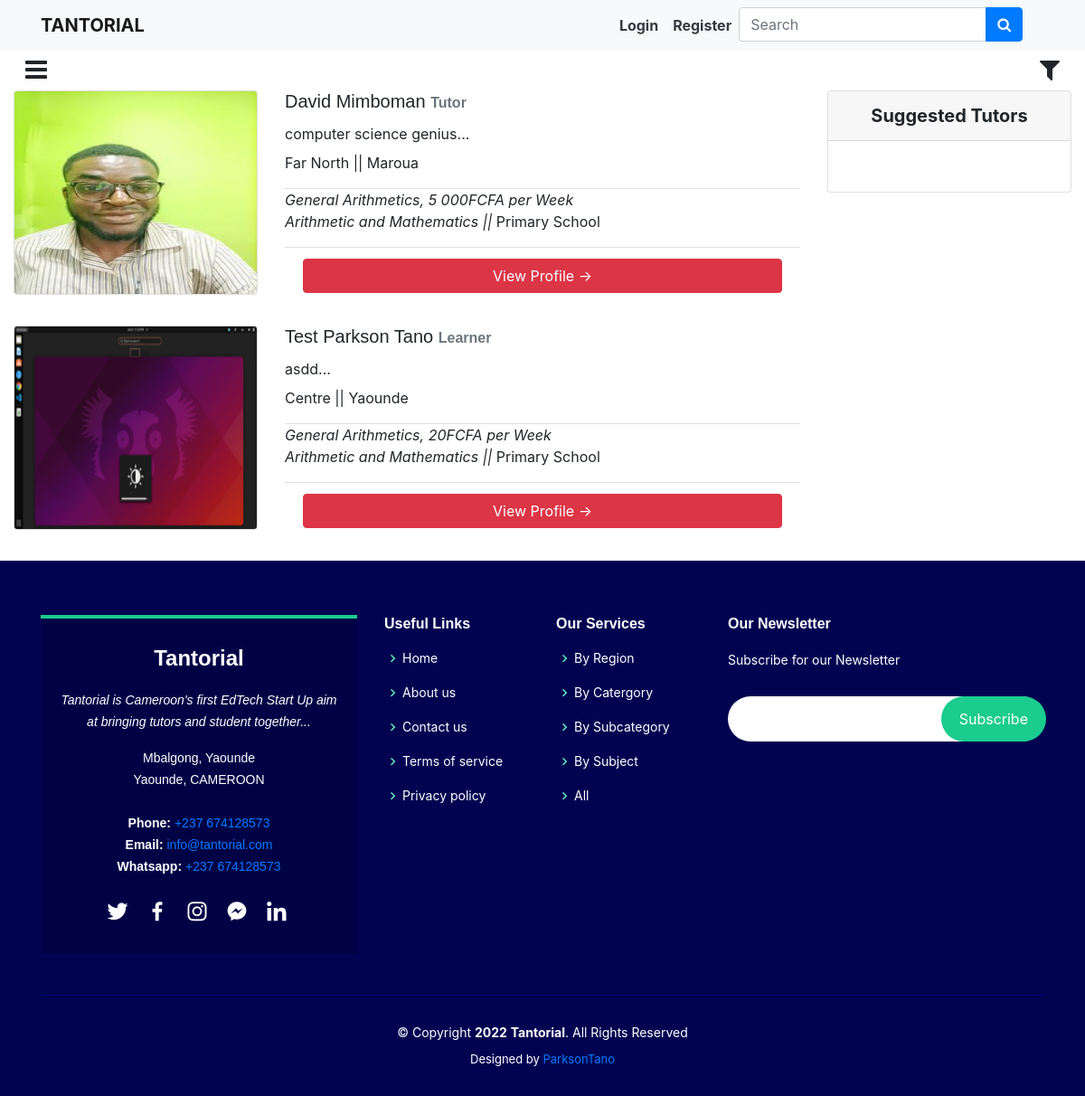
The app's page /subj/primary-school/1/general-arithmetics/ with its own data.
### mainapp/models.py (models this page shows, shortened)
class ProfilePersonal(models.Model):
    user = models.OneToOneField(User, on_delete=models.CASCADE)
    account_type = models.CharField(
        max_length=10, choices=ACC, null=True, blank=True)
    title = models.CharField(
        max_length=10, choices=TITLE, null=True, blank=True)
    gender = models.CharField(
        max_length=10, choices=GENDER, null=True, blank=True)
    first_name = models.CharField(max_length=30, null=True, blank=True)
    last_name = models.CharField(max_length=30, null=True, blank=True)
    phone_number = models.CharField(max_length=15, null=True, blank=True)
    whatsapp_number = models.CharField(max_length=15, null=True, blank=True)
    show_whatsapp_number = models.BooleanField(default=True)
    online_lesson = models.BooleanField(default=False)
    country = models.ForeignKey(Country, on_delete=models.PROTECT, null=True)
    region = ChainedForeignKey(Region, chained_field="country",
                               chained_model_field="country",
                               show_all=False,
                               auto_choose=True,
                               sort=True,
                               null=True,)
    town = ChainedForeignKey(Town, chained_field="region",
                             chained_model_field="region",
                             show_all=False,
                             auto_choose=True,
                             sort=True,
                             null=True,)
    address = models.CharField(max_length=256, null=True, blank=True)
    date_of_birth = models.DateField(default=timezone.now)
    level_of_education = models.CharField(
        max_length=50, choices=EL, null=True, blank=True)
    date_of_birth = models.DateField(default=timezone.now)
    view_count = models.PositiveIntegerField(default=0)
    paid = models.BooleanField(default=False)
    favourite = models.ManyToManyField(
        User, related_name='saved_user', blank=True)
    profile_pic = models.ImageField(
        upload_to='profile_img', default='default.png')
    def __str__(self):
        return self.user.username + " profile"

class ProfileInfo(models.Model):
    user = models.OneToOneField(User, on_delete=models.CASCADE)
    language = models.CharField(max_length=30, choices=LANG)
    bio = models.TextField(blank=True, null=True)
    category = models.ForeignKey(
        Category, on_delete=models.CASCADE, null=True, blank=True, related_name='main_category')
    subcategory = ChainedForeignKey(SubCategory, chained_field="category",
                                    chained_model_field="category",
                                    show_all=False,
                                    auto_choose=True,
                                    sort=True, null=True, blank=True, related_name="main_subcategory")
    subject = ChainedForeignKey(Subject, chained_field="subcategory",
                                chained_model_field="subcategory",
                                show_all=False,
                                auto_choose=True,
                                sort=True, null=True, blank=True, related_name="main_subject")
    charge = models.CharField(
        max_length=30, choices=CHARGE, null=True, blank=True)
    amount = models.IntegerField(null=True, blank=True)

### location/models.py (models this page shows)
class Region(models.Model):
    country = models.ForeignKey(Country, on_delete=models.CASCADE)
    name = models.CharField(max_length=255, null=True)
    def __str__(self):
        return self.name

class Town(models.Model):
    region = models.ForeignKey(Region, on_delete=models.CASCADE)
    name = models.CharField(max_length=255, null=True)
    def __str__(self):
        return self.name

### category/models.py (models this page shows, shortened)
class Subject(models.Model):
    subcategory = models.ForeignKey(SubCategory, on_delete=models.CASCADE)
    name = models.CharField(max_length = 40)
    slug = AutoSlugField(populate_from='name')
    image = models.ImageField(upload_to='subject_image', default='default.png')
    date_created = models.DateTimeField(auto_now_add=True)
    def __str__(self):
        return self.name

class SubCategory(models.Model):
    category = models.ForeignKey(Category, on_delete=models.CASCADE)
    name = models.CharField(max_length=50)
    slug = AutoSlugField(populate_from='name')
    image = models.ImageField(upload_to='subcategory_image', default='default.png')
    date_created = models.DateTimeField(auto_now_add=True)
    def __str__(self):
        return str(self.name)

class Category(models.Model):
    name = models.CharField(max_length=40)
    slug = AutoSlugField(populate_from='name')
    image = models.ImageField(upload_to='category_image', default='default.png')
    date_created = models.DateTimeField(auto_now_add = True)
    class Meta:
        ordering = ['id']
    def __str__(self):
        return str(self.name)

### category/views.py (the view)
# urls.py: path('subject', SubjectView.as_view({'get': 'list', 'post':'create'}), name='subject'),
class SubjectView(View):
    def get(self, request, category_slug, subcat_slug, subject_slug, *args, **kwargs):
        category = get_object_or_404(Category, slug=category_slug)
        subcate = get_object_or_404(SubCategory, pk=subcat_slug)
        sub = get_object_or_404(Subject, slug=subject_slug)
        context = {}
        subject = Subject.objects.filter(subcategory = subcate)
        pro = ProfilePersonal.objects.filter(user__profileinfo__subject__slug=subject_slug)
        if self.request.user.is_authenticated:
            fav = ProfilePersonal.objects.get(id=self.request.user.profilepersonal.id)
            context['fav'] = fav
        context['sub'] = subject_slug
        context['subject'] = subject
        context['pro'] = pro
        return render(request, 'main/subject.html', context)

### category/category_processor.py (called while the page is built)
def category_list(request):
    suggested = []
    tutor = ProfilePersonal.objects.filter(account_type="tutor")
    profil = ProfilePersonal.objects.all()
    print('erjejr')
    print(tutor)
    if request.user.is_authenticated:
        if request.user.profilepersonal in tutor:
            suggested = ProfilePersonal.objects.filter(account_type="student")
    else:
        suggested = ProfilePersonal.objects.filter(account_type="student")
    return {
        'all_cat': Category.objects.all().order_by('name'),
        'all_subcat': SubCategory.objects.select_related('category').all().order_by('name'),
        'all_sub': Subject.objects.select_related('subcategory').all().order_by('subcategory'),
        'review' : Review.objects.all(),
        'tutors': tutor,
        'suggested': suggested
    }

### dani/dani_processor.py (called while the page is built)
def carousel_slide(request):
    return {
        'carousel' : Carousel.objects.all(),
        'subject_res' : Subject.objects.all(),
        'suggested': ProfilePersonal.objects.filter(paid=True)
     }

### location/location_processor.py (called while the page is built)
def location_renderer(request):
    messags = []
    if request.user.is_authenticated:
        messags = Message.objects.filter(
            receiver_user=request.user).filter(is_read=False)
        notification = OnlineLesson.objects.filter(
            teacher=request.user).filter(is_seen=False)
    else:
        notification = ''
    return {
        'country': Country.objects.all(),
        'region': Region.objects.all(),
        'towns': Town.objects.all(),
        'quater': Quater.objects.all(),
        'about': About.objects.get(id=1),
        'privacy': Privacy.objects.get(id=1),
        'team': OurTeam.objects.all(),
        'how':  HowToUse.objects.all(),
        'messags': messags,
        'notification': notification,
    }
    print(messags)

### templates/main/subject.html (shortened to what this page needs)
{% extends "base.html" %}
{% load humanize %}
{% load crispy_forms_tags %} {% block title %} {{sub}} {% endblock title %} {% block content %}
<div class="container-fluid">
  <div class="row">
    <div class="col py-0">
      <button class="btn float-start" data-bs-toggle="offcanvas" data-bs-target="#offcanvas" role="button">
      <i class="fa fa-bars fs-3" data-bs-toggle="offcanvas" data-bs-target="#offcanvas"></i>
      </button>
      <button class="btn float-end" data-bs-toggle="filter" data-bs-target="#filter" role="button">
      <i class="fa fa-filter fs-3" data-bs-toggle="offcanvas" data-bs-target="#filter"></i>
      </button>
    </div>
  </div>
</div>
<div class="container-fluid">
  <div class="row">
    <div class="col-sm-12 col-md-9">
      {% for p in pro %} {% if p.first_name is not None %}
        <div class="row mb-3 h-20">
          <div class="col-sm-5 col-md-4">
            <div class="card">
                <a href="{{p.profile_pic.url}}"><img class="card-img" src="{{p.profile_pic.url}}" alt="..." style='height:14rem; width:100%;'>
                </a>
              </div>
          </div>
          <div class="col-sm-7 col-md-8">
            <div class="card-body p-0">
              <h5 class="card-title">{{ p.first_name }} {{ p.last_name|default:'' }}
                {% if p.account_type is not None %}
                  <span class='text-muted fw-bold fs-6'>
                    {{p.account_type|capfirst|default:''}}
                  </span>
                {% endif %}
              </h5>
              <p class="card-text">
                {{p.user.profileinfo.bio|default:''|slice:'100'}}...
              </p>
            </div>
            <ul class="list-group list-group-flush">
              <li class="list-group-item p-0 mt-2">
                <p class="font-weight-italic">
                  {{p.region}} || {{p.town}}
                </p>
              </li>
              <li class="list-group-item p-0">
                {% if p.user.profileinfo.subject %}
                  <p class="font-weight-dark">
                    <em>
                    {{p.user.profileinfo.subject|default:""}},
                    {{p.user.profileinfo.amount|floatformat:0|intcomma}}FCFA per {{p.user.profileinfo.charge}}
                    </em><br>
                    <em>{{p.user.profileinfo.subcategory}} || </em>
                    {{p.user.profileinfo.category}}
                  </p>
                {% endif %}
              </li>
            </ul>
            <div class="card-footer bg-white">
              <a class="btn btn-danger card-link d-grid mb-2" href="{% url 'dantorial:userprofile' p.id %}">View Profile →</a>
            </div>
          </div>
        </div>
      {% endif %}
    {% endfor %}
  </div>
    {% include "side_bar.html" %}
</div>
</div>
    {% endblock content %}

### static/main.css (style rules this page uses)
body { min-height: 100vh; margin: 0; display: grid; grid-template-rows: auto 1fr auto; }
body { margin-top:20px; background:#eee; }

### static/assets/css/styles.css (style rules this page uses)
body { font-family: "Open Sans", sans-serif; color: #444444; }
a { color: #1acc8d; text-decoration: none; }
h1, h2, h3, h4, h5, h6 { font-family: "Montserrat", sans-serif; }

### records on screen
ProfilePersonal: profile_pic (picture), first_name "David", last_name "Mimboman", account_type "Tutor", user.profileinfo.bio "computer science genius", region "Far North", town "Maroua", user.profileinfo.subject "General Arithmetics", user.profileinfo.amount "5 000", user.profileinfo.charge "Week", user.profileinfo.subcategory "Arithmetic and Mathematics", user.profileinfo.category "Primary School"
ProfilePersonal: profile_pic (picture), first_name "Test", last_name "Parkson Tano", account_type "Learner", user.profileinfo.bio "asdd", region "Centre", town "Yaounde", user.profileinfo.subject "General Arithmetics", user.profileinfo.amount "20", user.profileinfo.charge "Week", user.profileinfo.subcategory "Arithmetic and Mathematics", user.profileinfo.category "Primary School"
